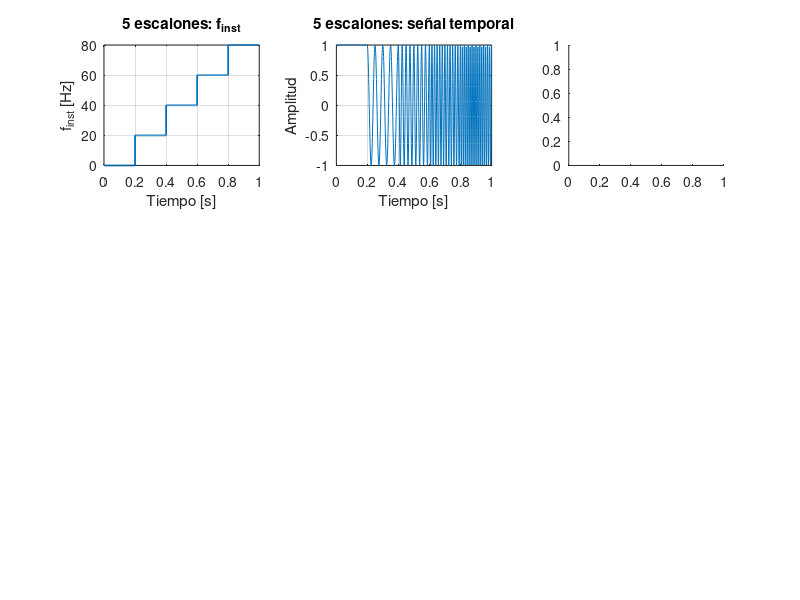

MATLAB code for this plot: (Note: this script raises an error after producing the figure.)
% --- Comparación chirp escalonado con distinto número de escalones + espectrograma ---
clear; clc;

% Parámetros base
f_ini = 0;      % Hz
f_fin = 100;    % Hz
fs    = 1000;   % Hz
T     = 1;      % s
N     = T*fs;
t     = (0:N-1)'/fs;

% Lista de casos a comparar
steps_list = [5, 25, 100];

figure;
for idx = 1:length(steps_list)
    n_steps = steps_list(idx);
    dwell     = T / n_steps;
    samples_s = round(dwell * fs);
    
    % Construcción escalones
    B = f_fin - f_ini;
    df = B / n_steps;
    f_lvls = f_ini + (0:n_steps-1)*df;
    
    f_inst = repelem(f_lvls, samples_s).';
    if numel(f_inst) < N
        f_inst(end+1:N) = f_lvls(end);
    elseif numel(f_inst) > N
        f_inst = f_inst(1:N);
    end
    
    % Señal con fase continua
    phi = 2*pi*cumsum(f_inst)/fs;
    x   = cos(phi);
    
    % ----------- Gráficas -----------
    % f_inst
    subplot(length(steps_list),3,3*idx-2);
    stairs(t, f_inst, 'LineWidth', 1.3); grid on;
    xlabel('Tiempo [s]'); ylabel('f_{inst} [Hz]');
    title(sprintf('%d escalones: f_{inst}', n_steps));
    xlim([0 T]);
    
    % Señal temporal
    subplot(length(steps_list),3,3*idx-1);
    plot(t, x); grid on;
    xlabel('Tiempo [s]'); ylabel('Amplitud');
    title(sprintf('%d escalones: señal temporal', n_steps));
    xlim([0 T]);
    
    % Espectrograma
    subplot(length(steps_list),3,3*idx);
    window = hamming(128);          % ventana
    noverlap = 120;                 % solapamiento
    nfft = 256;                     % puntos FFT
    spectrogram(x, window, noverlap, nfft, fs, 'yaxis');
    ylim([0 f_fin]);    % mostrar hasta f_fin (100 Hz)
    % limitar a 0–150 Hz (normalizado en kHz)
    title(sprintf('%d escalones: espectrograma', n_steps));
end
